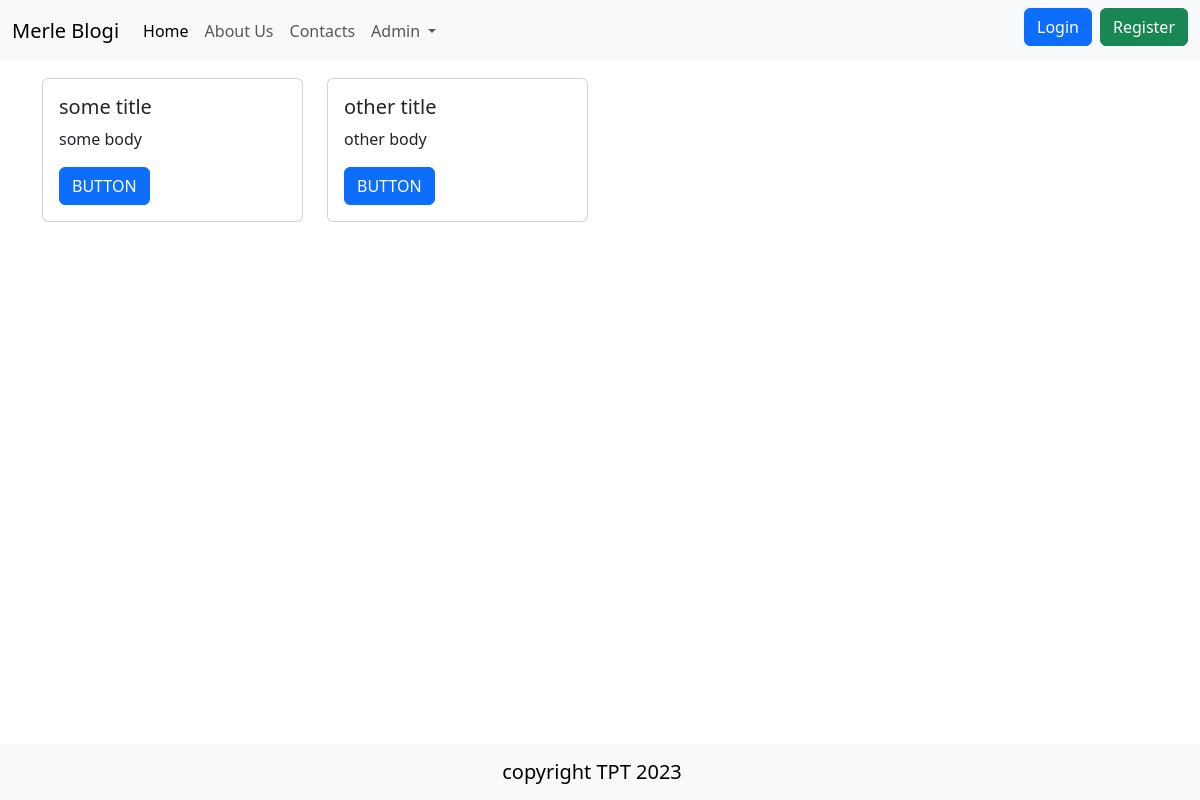
Before: / with the older database file.
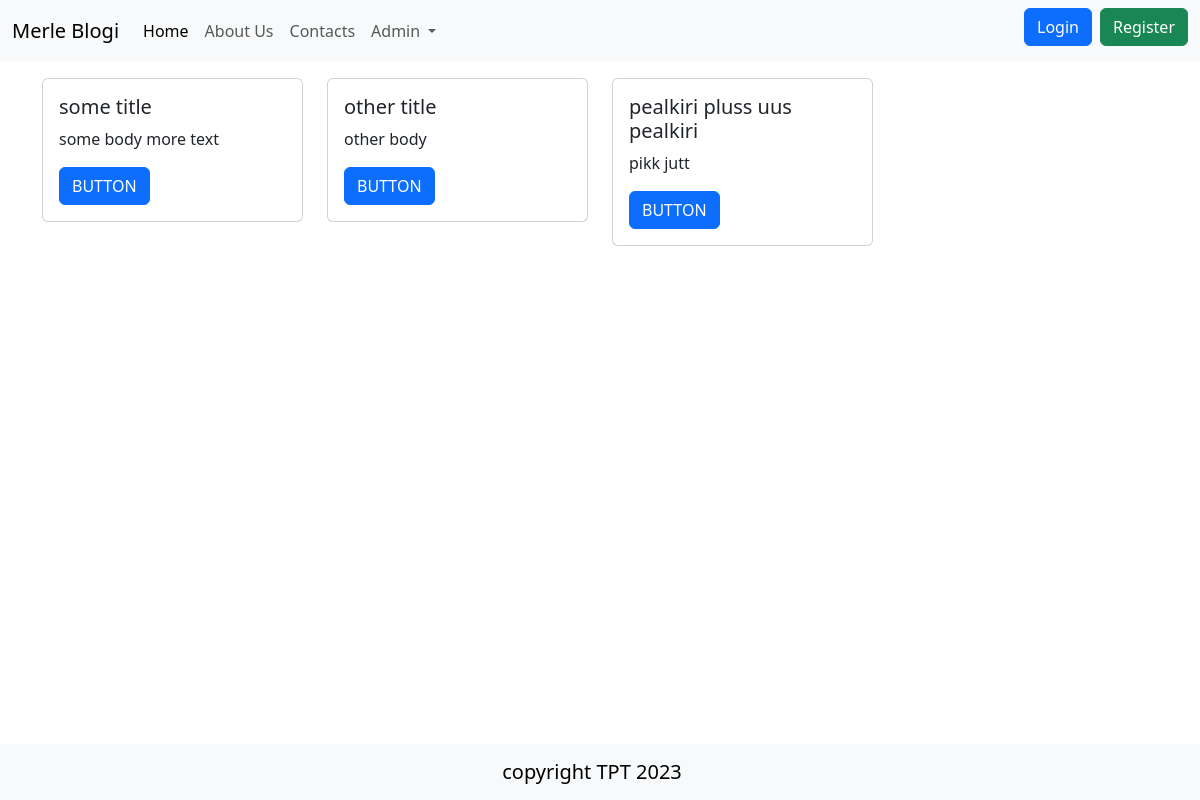
After: the same page with the newer database file.
### tables this page shows
CREATE TABLE "articles"
(
    id    integer
        constraint articles_pk
            primary key autoincrement,
    title text not null,
    body  text
);

### src/Router.php (called while the page is built, shortened)
<?php
class Router{
    public static $routes = [];
    public $path;
    public $method;
    public function __construct($path, $method)
    {
        $this->path = parse_url($path, PHP_URL_PATH);
        $this->method = $method;
    }
    public function match(){
        foreach(self::$routes as $route){
            if($route['path'] === $this->path && $route['method'] === $this->method){
                return $route;
            }
        }
    }
    public static function addRoute($method, $path, $action){
        self::$routes[] =[
            'method' => $method,
            'path' => $path,
            'action' => $action
        ];
    }
}

### src/Controllers/PublicController.php (called while the page is built, shortened)
<?php
class PublicController {
    public function index(){
        $articles = Article::all();
        include 'views/index.php';
    }
}

### src/DB.php (called while the page is built, shortened)
<?php
class DB {
    public $conn;
    public function __construct()
    {
        try {
            $this->conn = new PDO("sqlite:" . __DIR__ . "/../db.sqlite");
            $this->conn->setAttribute(PDO::ATTR_ERRMODE, PDO::ERRMODE_EXCEPTION);
        } catch(PDOException $e) {
            echo "Connection failed: " . $e->getMessage();
          }
    }
    public function all($table, $class){
        $stmt = $this->conn->prepare("SELECT * FROM $table");
        $stmt->execute();
        $stmt->setFetchMode(PDO::FETCH_CLASS, $class);
        return $stmt->fetchAll();
    }
}

### src/Models/Model.php (called while the page is built, shortened)
<?php
class Model {
    public static $table;
    public static function all(){
        $db = new DB();
        return $db->all(static::$table, static::class);
    }
}

### views/index.php (the view)
<?php include 'partials/header.php' ?>
    <div class="row">
        <?php foreach($articles as $article): ?>
            <div class="col-3 my-3">
                <div class="card">
                    <div class="card-body">
                        <h5 class="card-title"><?=$article->title?></h5>
                        <p class="card-text"><?=$article->body?></p>
                        <a href="#" class="btn btn-primary">BUTTON</a>
                    </div>
                </div>
            </div>
        <?php endforeach; ?>
    </div>
<?php include 'partials/footer.php' ?>

### public/index.php (shortened to what this page needs)
<?php
spl_autoload_register(function ($class){
    $class = substr($class, 4);
    $class = str_replace('\\', '/', $class);
});
$router = new App\Router($_SERVER['REQUEST_URI'], $_SERVER['REQUEST_METHOD']);
$match = $router->match();
if($match){
    if(is_callable($match['action'])){
        call_user_func($match['action']);
    } else if(is_array($match['action']) && count($match['action']) === 2){
        $controller = new $class();
        $method =$match['action'][1];
        $controller->$method();
    }
} else {
    http_response_code(404);
    require 'views/404.php';
}

### views/partials/header.php (shortened to what this page needs)
<!DOCTYPE html>
<html lang="en">
<head>
    <link href="https://cdn.jsdelivr.net/npm/bootstrap@5.3.2/dist/css/bootstrap.min.css" rel="stylesheet">
</head>
<body>
    <?php include 'nav.php' ?>
<div class="container">

### views/partials/nav.php (shortened to what this page needs)
<nav class="navbar navbar-expand-lg bg-body-tertiary">
  <div class="container-fluid">
    <a class="navbar-brand" href="/">Merle Blogi</a>
    <div class="collapse navbar-collapse justify-content-between" id="navbarNav">
      <ul class="navbar-nav">
        <li class="nav-item">
          <a class="nav-link active" aria-current="page" href="/">Home</a>
        </li>
        <li class="nav-item">
          <a class="nav-link" href="/about">About Us</a>
        </li>
        <li class="nav-item">
          <a class="nav-link" href="/contacts">Contacts</a>
        </li>
        <li class="nav-item dropdown">
          <a class="nav-link dropdown-toggle" href="#" role="button" data-bs-toggle="dropdown" aria-expanded="false">
            Admin
          </a>
      </ul>
      <ul class="navbar-nav">
        <li class="nav-item me-2 mb-2">
          <a href="/login" class="btn btn-primary">Login</a>
        </li>
        <li class="nav-item">
          <a href="/register" class="btn btn-success">Register</a>
        </li>
    </ul>
    </div>
  </div>
</nav>

### views/partials/footer.php (shortened to what this page needs)
</div>
<nav class="navbar fixed-bottom bg-body-tertiary ">
  <div class="container-fluid justify-content-center">
    <a class="navbar-brand " href="#">copyright TPT 2023</a>
  </div>
</nav>
</body>
</html>

Changed rows visible on the page:
changed articles "some title": body "some body" → "some body more text"
added articles: title "pealkiri pluss uus pealkiri", body "pikk jutt"
